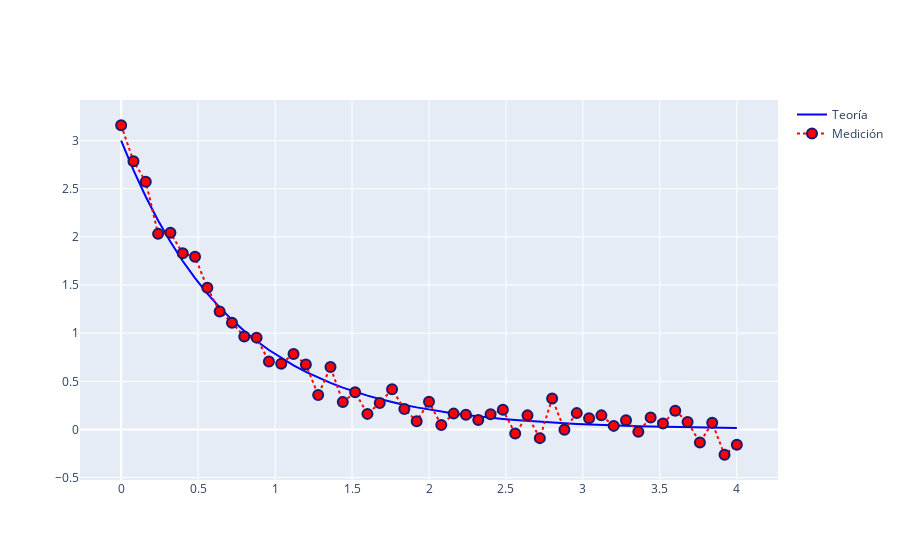

Notebook code for this chart:
### Markdown cell above
### Nombres de ejes y leyendas

Vamos ahora a agregar nombres a los ejes y a las curvas.

Para agregar nombres a las curvas, tenemos que agregar un `label`, en este caso en el mismo comando `plot()`, y luego
mostrarlo con `legend()

### Code cell
fig = go.Figure()

fig.add_trace(go.Scatter(x=x,y=y,name='Teoría',line=dict(color='blue',width=2)))
fig.add_trace(go.Scatter(x=x,y=medicion,name='Medición',mode='lines+markers',
                         line=dict(color='red',width=2,dash='dot'),
                         marker=dict(color='red',symbol='circle',size=10,line_width=2,line_color="midnightblue")))


fig.show()

### Figure 1 — Plotly figure (JSON) as saved in the notebook; plotly's stock layout.template omitted (floating-point values rounded to 4 significant figures)
{"data": [{"line": {"color": "blue", "width": 2}, "name": "Teoría", "type": "scatter", "x": [0, 0.08, 0.16, 0.24, 0.32, 0.4, 0.48, 0.56, 0.64, 0.72, 0.8, 0.88, 0.96, 1.04, 1.12, 1.2, 1.28, 1.36, 1.44, 1.52, 1.6, 1.68, 1.76, 1.84, 1.92, 2, 2.08, 2.16, 2.24, 2.32, 2.4, 2.48, 2.56, 2.64, 2.72, 2.8, 2.88, 2.96, 3.04, 3.12, 3.2, 3.28, 3.36, 3.44, 3.52, 3.6, 3.68, 3.76, 3.84, 3.92, 4], "y": [3, 2.693, 2.418, 2.171, 1.949, 1.75, 1.571, 1.411, 1.268, 1.138, 1.023, 0.9187, 0.8253, 0.7415, 0.6662, 0.5986, 0.5379, 0.4834, 0.4345, 0.3905, 0.351, 0.3155, 0.2836, 0.2549, 0.2292, 0.2061, 0.1853, 0.1666, 0.1498, 0.1347, 0.1211, 0.1089, 0.09798, 0.08813, 0.07926, 0.0713, 0.06413, 0.05769, 0.0519, 0.04669, 0.04201, 0.03779, 0.034, 0.0306, 0.02753, 0.02477, 0.02229, 0.02006, 0.01805, 0.01625, 0.01462]}, {"line": {"color": "red", "dash": "dot", "width": 2}, "marker": {"color": "red", "line": {"color": "midnightblue", "width": 2}, "size": 10, "symbol": "circle"}, "mode": "lines+markers", "name": "Medición", "type": "scatter", "x": [0, 0.08, 0.16, 0.24, 0.32, 0.4, 0.48, 0.56, 0.64, 0.72, 0.8, 0.88, 0.96, 1.04, 1.12, 1.2, 1.28, 1.36, 1.44, 1.52, 1.6, 1.68, 1.76, 1.84, 1.92, 2, 2.08, 2.16, 2.24, 2.32, 2.4, 2.48, 2.56, 2.64, 2.72, 2.8, 2.88, 2.96, 3.04, 3.12, 3.2, 3.28, 3.36, 3.44, 3.52, 3.6, 3.68, 3.76, 3.84, 3.92, 4], "y": [3.16, 2.786, 2.574, 2.032, 2.042, 1.831, 1.793, 1.471, 1.224, 1.109, 0.9651, 0.9537, 0.7057, 0.6831, 0.784, 0.6752, 0.3573, 0.6484, 0.2848, 0.3864, 0.1617, 0.2752, 0.4164, 0.2133, 0.08446, 0.287, 0.04548, 0.1644, 0.1523, 0.09817, 0.1574, 0.2038, -0.04317, 0.1462, -0.09021, 0.3226, -0.004157, 0.1696, 0.1163, 0.1462, 0.03705, 0.09434, -0.02368, 0.1229, 0.06154, 0.1948, 0.07724, -0.1357, 0.06867, -0.2629, -0.1589]}], "layout": {}}
